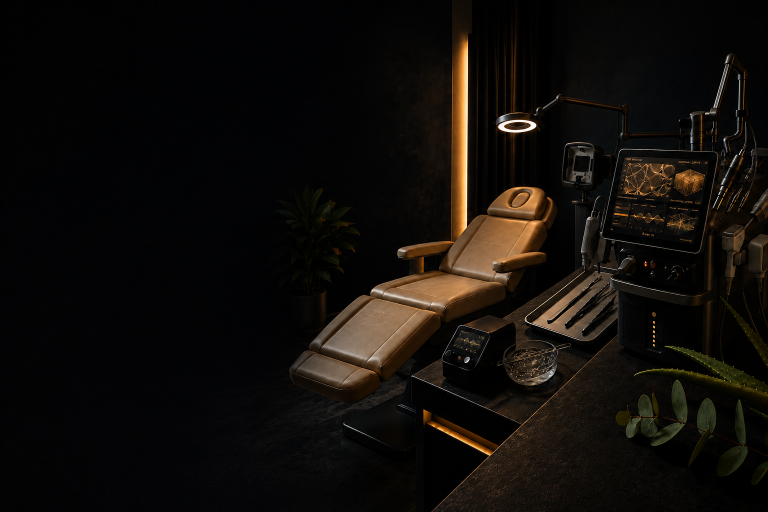
#> input picture assets/images/home-page.png, 1536 x 1024 px, found by its file name (shown at 1/2 size)
$ python clean_homepage_image.py
#> lines starting #> are read from the running program, lines starting #| are printed output that depends on the picture; after the words box and inside, x2 and y2 are one past the last pixel; in counts of white or black regions, pixels touching at a corner belong together
#!/usr/bin/env python3
"""
Clean UI elements from home-page.png - FINAL VERSION

Removes fake navbar, hero text, CTAs, icons, and UI panels
from the homepage screenshot, transforming it into a pure
editorial clinic environmental scene.

Uses OpenCV Telea inpainting with targeted masking.
Color refinement is blended ONLY into inpainted areas.
"""

import cv2
import numpy as np
import os
import sys

INPUT_PATH = 'assets/images/home-page.png'
OUTPUT_PATH = 'assets/images/home-page-cleaned.png'

# ============================================================
# STEP 1: Load image
# ============================================================
print("STEP 1: Loading image...")

img = cv2.imread(INPUT_PATH)
#> img is the input picture: shape (1024, 1536, 3); mean B, G, R 9.7, 13.3, 16.7
if img is None:
    print("ERROR: Could not read image")
    sys.exit(1)

h, w = img.shape[:2]
#> h = 1024; w = 1536
gray = cv2.cvtColor(img, cv2.COLOR_BGR2GRAY)
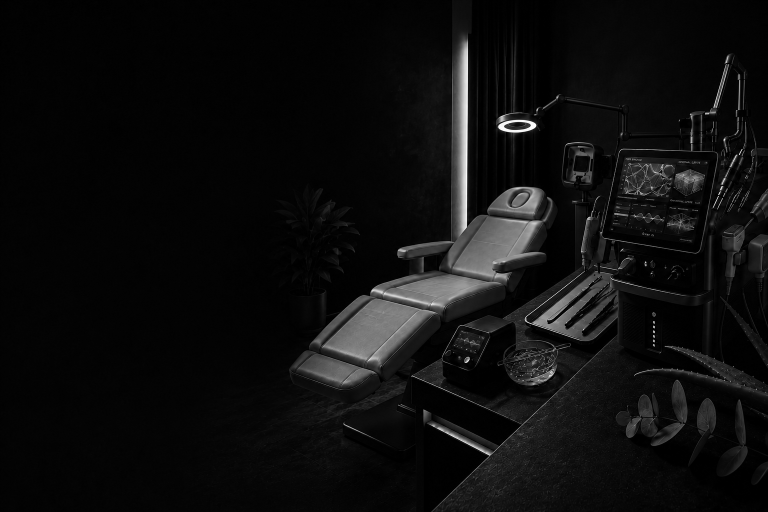
#> gray: shape (1024, 1536) (shown at 1/2 size); min 0, max 255, mean 13.9
print(f"Image: {w}x{h} | Luma mean={np.mean(gray):.1f} std={np.std(gray):.1f}")
#| Image: 1536x1024 | Luma mean=13.9 std=29.3

# ============================================================
# STEP 2: Create UI element mask
# ============================================================
print("\nSTEP 2: Creating UI mask...")

mask = np.zeros((h, w), dtype=np.uint8)

# --- Detection: brightness threshold for text/buttons ---
luma_mean = np.mean(gray)
#> luma_mean = 13.89
luma_std = np.std(gray)
#> luma_std = 29.35
threshold = int(luma_mean + luma_std * 0.35)
#> threshold = 24
_, bright = cv2.threshold(gray, threshold, 255, cv2.THRESH_BINARY)
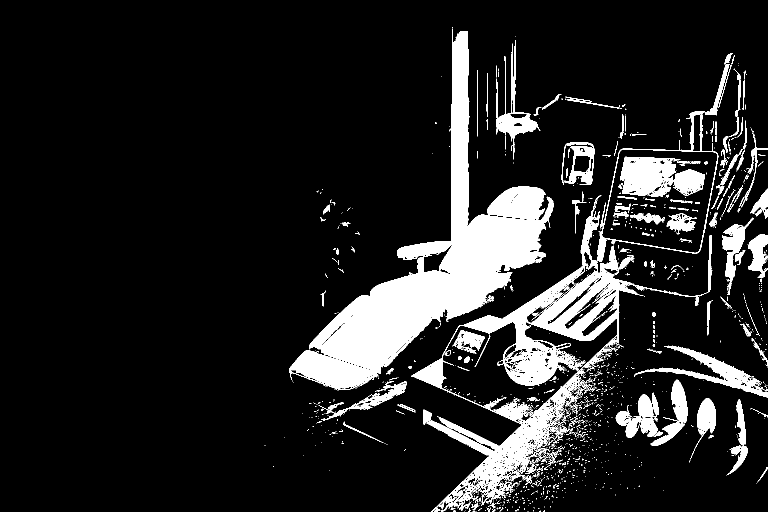
#> bright: shape (1024, 1536) (shown at 1/2 size); 12.6% white; 1615 white regions (1425 under 20 px), largest, box (x1, y1, x2, y2) and area: (579, 58, 1107, 780) 85985, (822, 222, 1437, 1024) 52392, (1240, 313, 1361, 394) 6675
print(f"  Bright threshold ({threshold}): capture {100*np.sum(bright>0)/(h*w):.1f}%")
#|   Bright threshold (24): capture 12.6%

# --- Edge detection for UI boundaries ---
edges = cv2.Canny(gray, 25, 70)
#> edges: shape (1024, 1536); 5.2% white in thin lines or dots, all inside (x1, y1, x2, y2) = (528, 0, 1536, 1024)
detected = cv2.bitwise_or(bright, edges)
#> detected: shape (1024, 1536); 15.1% white; 998 white regions (690 under 20 px), largest, box (x1, y1, x2, y2) and area: (578, 0, 1116, 844) 91750, (822, 222, 1437, 1024) 68087, (1218, 313, 1420, 483) 7714

# Clean
detected = cv2.morphologyEx(detected, cv2.MORPH_OPEN, np.ones((2,2), np.uint8))
#> detected: shape (1024, 1536); 13.7% white; 1027 white regions (751 under 20 px), largest, box (x1, y1, x2, y2) and area: (579, 59, 1109, 782) 86988, (823, 392, 1419, 1024) 52835, (1237, 314, 1362, 395) 7070
detected = cv2.dilate(detected, np.ones((4,4), np.uint8), iterations=1)
#> detected: shape (1024, 1536); 19.1% white; 257 white regions, largest, box (x1, y1, x2, y2) and area: (822, 106, 1536, 1024) 113843, (578, 54, 1111, 784) 94140, (1235, 313, 1417, 404) 12290

# --- Manual targeted regions ---
manual = np.zeros((h, w), dtype=np.uint8)
# Navbar
cv2.rectangle(manual, (0, 0), (w, 60), 255, -1)
#> manual: shape (1024, 1536); 6% white; 1 white region, box (x1, y1, x2, y2) and area: (0, 0, 1536, 61) 93696
# Right nav icons
cv2.rectangle(manual, (w-150, 60), (w, 130), 255, -1)
# Hero headline
cv2.rectangle(manual, (40, 245), (620, 355), 255, -1)
# Subheadline
cv2.rectangle(manual, (40, 365), (500, 430), 255, -1)
# Lower cards/CTAs
cv2.rectangle(manual, (25, 555), (w-25, 690), 255, -1)
# Footer
cv2.rectangle(manual, (0, h-65), (w, h), 255, -1)
#> manual: shape (1024, 1536); 31.9% white; 5 white regions, box (x1, y1, x2, y2) and area: (25, 555, 1512, 691) 202232, (0, 0, 1536, 131) 104196, (0, 959, 1536, 1024) 99840, (40, 245, 621, 356) 64491, (40, 365, 501, 431) 30426

print(f"  Manual regions: {100*np.sum(manual>0)/(h*w):.1f}%")
#|   Manual regions: 31.9%

# Combine
mask = cv2.bitwise_or(detected, manual)
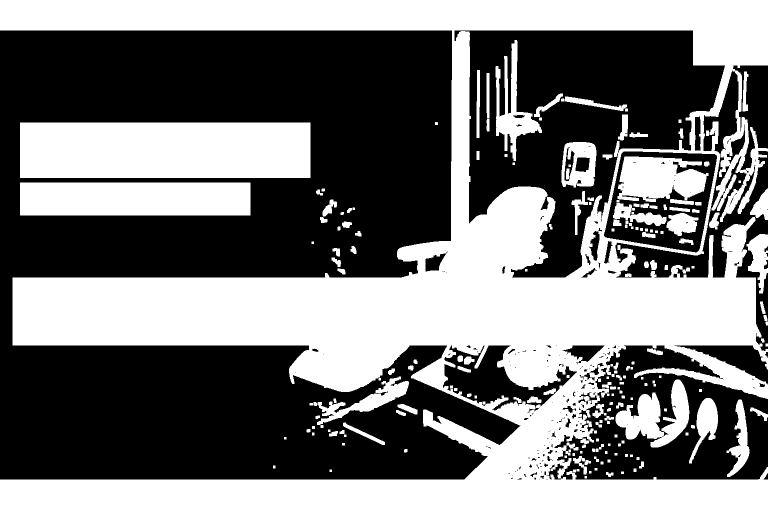
#> mask: shape (1024, 1536) (shown at 1/2 size); 46.1% white; 197 white regions, largest, box (x1, y1, x2, y2) and area: (0, 0, 1536, 1024) 558597, (40, 245, 621, 356) 64491, (40, 365, 501, 431) 30426
total_pct = 100 * np.sum(mask>0) / (h*w)
#> total_pct = 46.15
print(f"  TOTAL masked: {total_pct:.1f}%")
#|   TOTAL masked: 46.1%

# Soften edges
mask = cv2.GaussianBlur(mask, (3,3), 0.5)
mask = cv2.threshold(mask, 128, 255, cv2.THRESH_BINARY)[1]

cv2.imwrite('assets/images/debug_mask.png', mask)

# ============================================================
# STEP 3: Apply inpainting (radius 3 - conservative)
# ============================================================
print("\nSTEP 3: Inpainting...")
inpainted = cv2.inpaint(img, mask, 3, cv2.INPAINT_TELEA)
print("  Telea inpainting done")

# ============================================================
# STEP 4: Color refinement (applied ONLY to inpainted areas)
# ============================================================
print("\nSTEP 4: Color refinement...")

# Work on inpainting result
result = inpainted.copy()

# HSV adjustment
hsv = cv2.cvtColor(result, cv2.COLOR_BGR2HSV)
#> hsv: shape (1024, 1536, 3); mean H, S, V 63.1, 94.4, 9.2
h_ch, s, v = cv2.split(hsv)
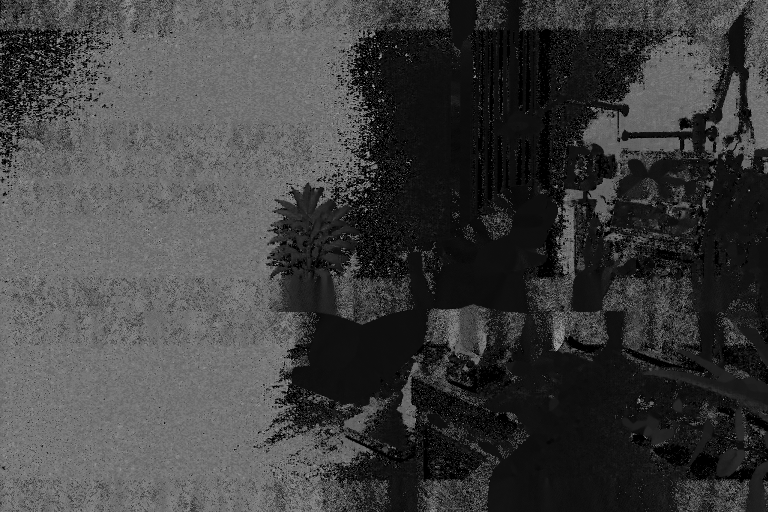
#> h_ch: shape (1024, 1536) (shown at 1/2 size); min 0, max 176, mean 63.1

# Reduce saturation by 15%
s = cv2.addWeighted(s, 0.85, np.zeros_like(s), 0, 0)
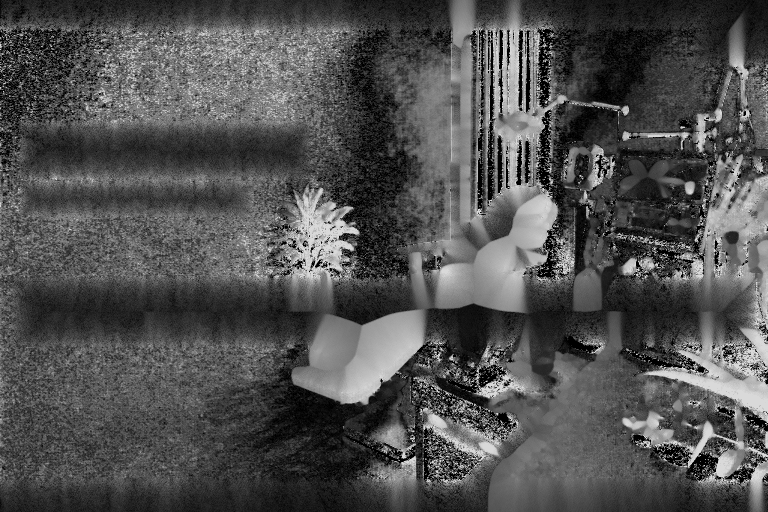
#> s: shape (1024, 1536) (shown at 1/2 size); min 0, max 217, mean 80.2

# Slightly lift brightness in dark areas
v = cv2.addWeighted(v, 1.05, np.zeros_like(v), 0, 3)

hsv_adjusted = cv2.merge([h_ch, s, v])
#> hsv_adjusted: shape (1024, 1536, 3); mean H, S, V 63.1, 80.2, 12.6
color_adjusted = cv2.cvtColor(hsv_adjusted, cv2.COLOR_HSV2BGR)

# Feather the mask for smooth transition
mask_float = mask.astype(np.float32) / 255.0
mask_float = cv2.GaussianBlur(mask_float, (7, 7), 2)
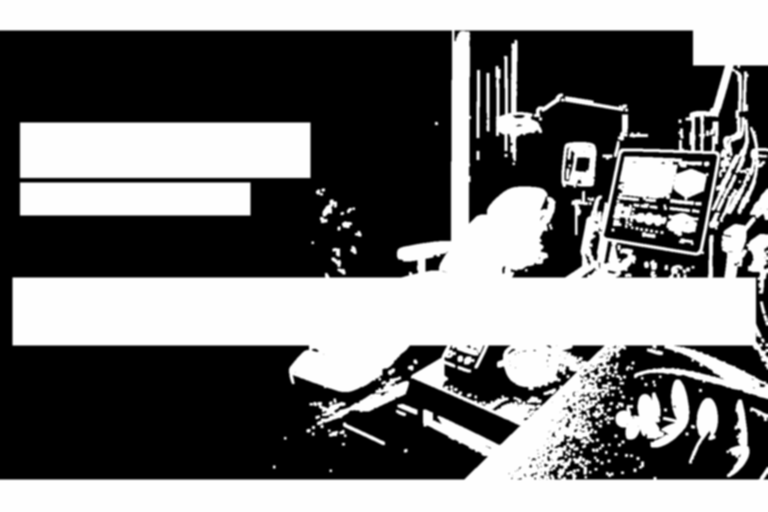
#> mask_float: shape (1024, 1536) float32 (shown at 1/2 size); min 0, max 1, mean 0.461
mask_float = np.clip(mask_float, 0, 1)

# Blend: use color-adjusted version in masked areas, original elsewhere
for c in range(3):
    result[:,:,c] = (color_adjusted[:,:,c] * mask_float +
                     img[:,:,c] * (1 - mask_float))

# ============================================================
# STEP 5: STATS CHECK - verify saturation/brightness
# ============================================================
print("\nSTEP 5: Quality verification...")

orig_hsv = cv2.cvtColor(img, cv2.COLOR_BGR2HSV)
#> orig_hsv: shape (1024, 1536, 3); mean H, S, V 59.7, 107.1, 17.6
result_hsv = cv2.cvtColor(result, cv2.COLOR_BGR2HSV)
#> result_hsv: shape (1024, 1536, 3); mean H, S, V 63.4, 95.2, 10.7

orig_s_mean = np.mean(orig_hsv[:,:,1])
#> orig_s_mean = 107.1
result_s_mean = np.mean(result_hsv[:,:,1])
#> result_s_mean = 95.22
orig_v_mean = np.mean(orig_hsv[:,:,2])
#> orig_v_mean = 17.57
result_v_mean = np.mean(result_hsv[:,:,2])
#> result_v_mean = 10.69

print(f"  Saturation: {orig_s_mean:.1f} -> {result_s_mean:.1f}")
#|   Saturation: 107.1 -> 95.2
print(f"  Brightness: {orig_v_mean:.1f} -> {result_v_mean:.1f}")
#|   Brightness: 17.6 -> 10.7

# Check unmasked areas are preserved
unmasked = (mask == 0)
if np.any(unmasked):
    diff = cv2.absdiff(result, img)
    diff_gray = cv2.cvtColor(diff, cv2.COLOR_BGR2GRAY)
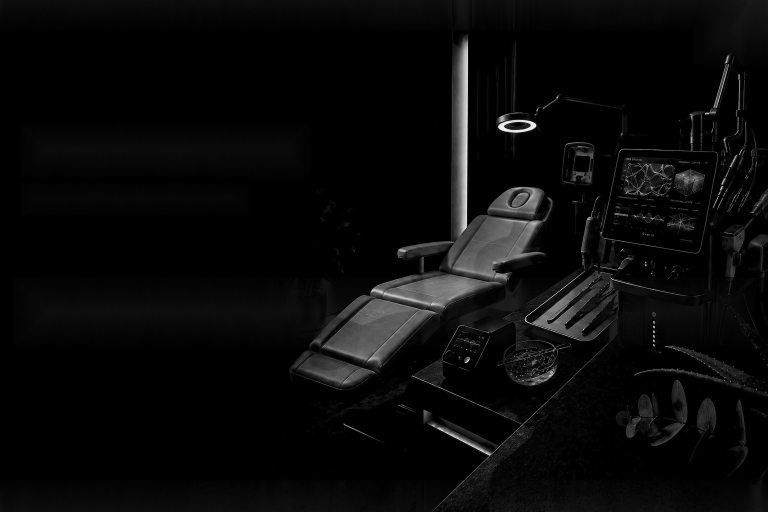
#> diff_gray: shape (1024, 1536) (shown at 1/2 size); min 0, max 246, mean 9.6
    unmasked_diff = np.mean(diff_gray[unmasked])
#> unmasked_diff = 0.0305
    masked_diff = np.mean(diff_gray[mask > 0])
#> masked_diff = 20.73
    print(f"  Unmasked areas change: {unmasked_diff:.2f}")
#|   Unmasked areas change: 0.03
    print(f"  Masked areas change:   {masked_diff:.2f}")
#|   Masked areas change:   20.73

    if unmasked_diff < 3:
        print("  QUALITY: PASS - background preserved")
    else:
        print(f"  QUALITY: WARN - background changed by {unmasked_diff:.1f}")

# ============================================================
# STEP 6: Save
# ============================================================
print("\nSTEP 6: Saving...")
cv2.imwrite(OUTPUT_PATH, result)
print(f"  Saved: {OUTPUT_PATH} ({os.path.getsize(OUTPUT_PATH)} bytes)")
print(f"  Original:    {os.path.getsize(INPUT_PATH)} bytes")
print("Done")

$ run again, with assets/images/clinic-treatment-room.webp saved as assets/images/home-page.png
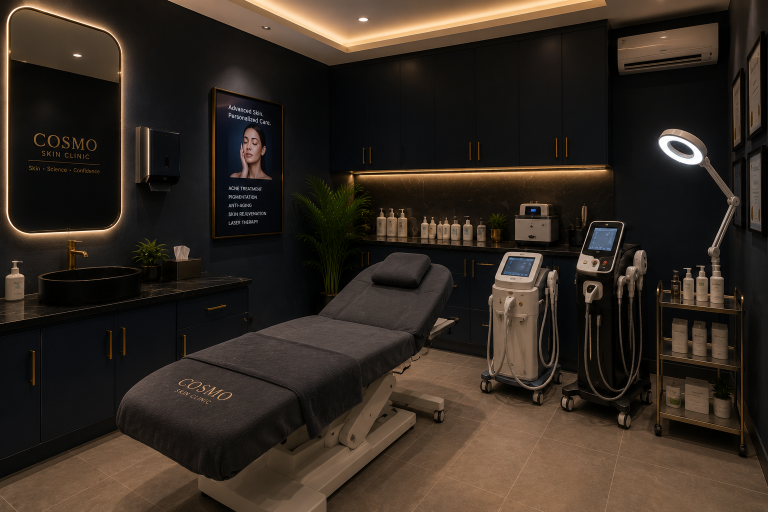
#> input picture assets/images/clinic-treatment-room.webp, 1536 x 1024 px, found by its file name (shown at 1/2 size)
#> img is the input picture: shape (1024, 1536, 3); mean B, G, R 33.7, 42.2, 52
#| Image: 1536x1024 | Luma mean=44.2 std=42.7
#> luma_mean = 44.17
#> luma_std = 42.67
#> threshold = 59
#> `_, bright = cv2.threshold(gray, threshold, 255, cv2.THRESH_BINARY)`:
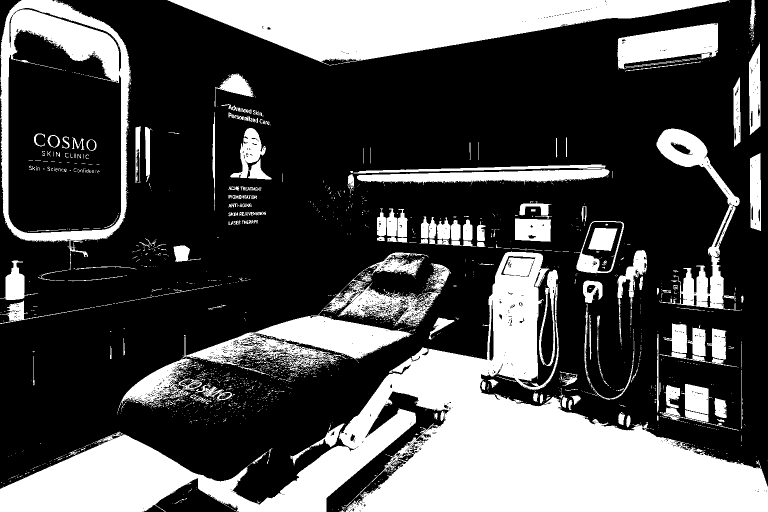
#> bright: shape (1024, 1536) (shown at 1/2 size); 31% white; 2188 white regions (1975 under 20 px), largest, box (x1, y1, x2, y2) and area: (0, 503, 1536, 1024) 239461, (335, 0, 1458, 131) 73474, (0, 0, 262, 514) 32000
#|   Bright threshold (59): capture 31.0%
#> edges: shape (1024, 1536); 8.8% white in thin lines or dots
#|   Manual regions: 31.9%
#> total_pct = 54.67
#|   TOTAL masked: 54.7%
#> hsv: shape (1024, 1536, 3); mean H, S, V 37.2, 75.2, 31.4
#> hsv_adjusted: shape (1024, 1536, 3); mean H, S, V 37.2, 63.9, 36
#> orig_hsv: shape (1024, 1536, 3); mean H, S, V 35.2, 82.4, 52.8
#> result_hsv: shape (1024, 1536, 3); mean H, S, V 37, 71.7, 34.1
#> orig_s_mean = 82.35
#> result_s_mean = 71.69
#> orig_v_mean = 52.79
#> result_v_mean = 34.14
#|   Saturation: 82.4 -> 71.7
#|   Brightness: 52.8 -> 34.1
#> unmasked: shape (1024, 1536) bool; 45.3% white; 163 white regions (114 under 20 px), largest, box (x1, y1, x2, y2) and area: (90, 61, 1536, 959) 504804, (0, 648, 974, 959) 138005, (20, 64, 242, 465) 40176
#> `diff_gray = cv2.cvtColor(diff, cv2.COLOR_BGR2GRAY)`:
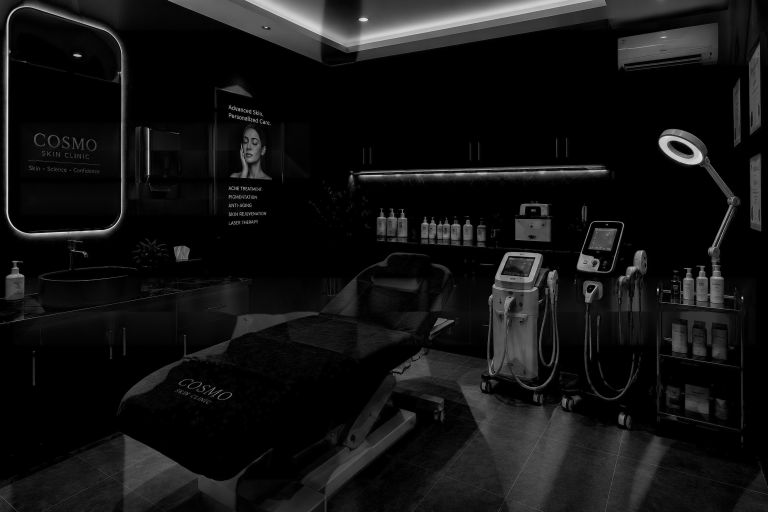
#> diff_gray: shape (1024, 1536) (shown at 1/2 size); min 0, max 237, mean 18.9
#> unmasked_diff = 0.0861
#> masked_diff = 34.48
#|   Unmasked areas change: 0.09
#|   Masked areas change:   34.48
